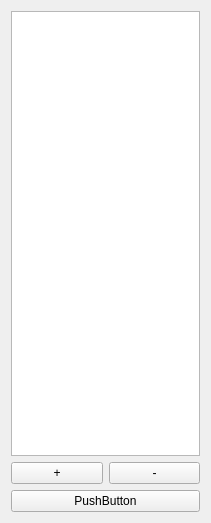
<?xml version="1.0" encoding="UTF-8"?>
<ui version="4.0">
 <class>MeasureWidget</class>
 <widget class="QWidget" name="MeasureWidget">
  <property name="geometry">
   <rect>
    <x>0</x>
    <y>0</y>
    <width>211</width>
    <height>523</height>
   </rect>
  </property>
  <property name="windowTitle">
   <string>Form</string>
  </property>
  <layout class="QVBoxLayout" name="verticalLayout">
   <item>
    <widget class="QListView" name="measureListView"/>
   </item>
   <item>
    <layout class="QHBoxLayout" name="horizontalLayout">
     <item>
      <widget class="QPushButton" name="itemAddBt">
       <property name="text">
        <string>+</string>
       </property>
      </widget>
     </item>
     <item>
      <widget class="QPushButton" name="itemDelBt">
       <property name="text">
        <string>-</string>
       </property>
      </widget>
     </item>
    </layout>
   </item>
   <item>
    <widget class="QPushButton" name="measurePatternBt">
     <property name="text">
      <string>PushButton</string>
     </property>
    </widget>
   </item>
  </layout>
 </widget>
 <resources/>
 <connections/>
</ui>
